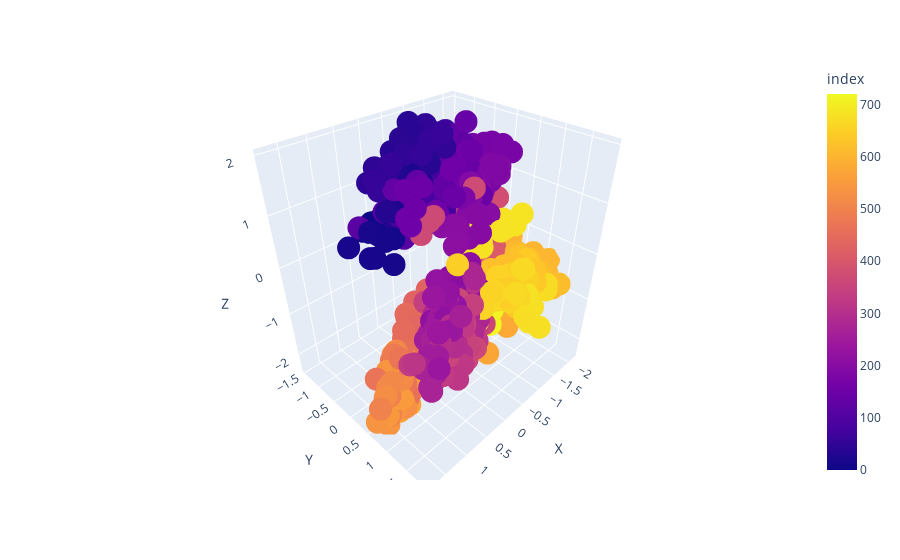

Here is the notebook cell this chart was saved with:
### Code cell
#S01_cebra_model = cebra.CEBRA.load(S01_model_path)
S01_embedding = plot_embedding(S01_cebra_model, S01_spike_data) 
S01_embedding.show()

### Figure 1 — Plotly figure (JSON) as saved in the notebook; plotly's stock layout.template omitted (floating-point values rounded to 4 significant figures; data arrays with more than 128 entries replaced by an {"elided": "..."} marker saying what was removed)
{"data": [{"hovertemplate": "X=%{x}<br>Y=%{y}<br>Z=%{z}<br>index=%{marker.color}<extra></extra>", "legendgroup": "", "marker": {"color": {"elided": "721 int values"}, "coloraxis": "coloraxis", "opacity": 1, "symbol": "circle"}, "mode": "markers", "name": "", "scene": "scene", "showlegend": false, "type": "scatter3d", "x": {"elided": "721 float values"}, "y": {"elided": "721 float values"}, "z": {"elided": "721 float values"}}], "layout": {"coloraxis": {"colorbar": {"title": {"text": "index"}}, "colorscale": [[0, "#0d0887"], [0.1111, "#46039f"], [0.2222, "#7201a8"], [0.3333, "#9c179e"], [0.4444, "#bd3786"], [0.5556, "#d8576b"], [0.6667, "#ed7953"], [0.7778, "#fb9f3a"], [0.8889, "#fdca26"], [1, "#f0f921"]]}, "legend": {"tracegroupgap": 0}, "margin": {"t": 60}, "scene": {"domain": {"x": [0, 1], "y": [0, 1]}, "xaxis": {"title": {"text": "X"}}, "yaxis": {"title": {"text": "Y"}}, "zaxis": {"title": {"text": "Z"}}}}}
